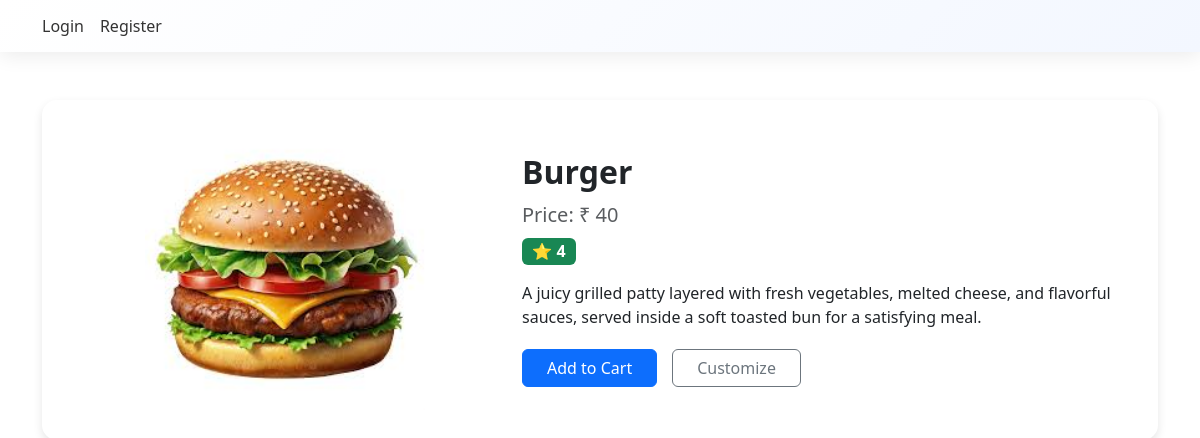
The page /1 on the database its author committed.
### foodsapp/models.py (models this page shows, shortened)
class FoodItems(models.Model):
    Catageries = [
        ("PIZZA","Pizza"),
        ("BURGER","Burger"),
        ("FRENCH FRIES","French Fries"),
        ("DESSARTS","Dessarts"),
        ("BREVERAGES","Breverages"),
        ("BRIYANI","Briyani")
    ]
    name = models.CharField(max_length=100)
    price = models.IntegerField()
    rating = models.IntegerField()
    foodimg = models.ImageField(upload_to = "foodimg/",blank=True,null = True)
    description = models.TextField()
    catogery = models.CharField(max_length=100,choices=Catageries)

### foodsapp/views.py (the view)
# urls.py: path('<int:id>',views.Food_details),
def Food_details(request, id):
    food = get_object_or_404(FoodItems, id=id)
    return render(request, "foods/foodDetails.html", {"fooditems": food})

### foodsapp/context_processors.py (called while the page is built)
def cart_item_count(request):
    count = 0
    if request.user.is_authenticated:
        count = Cart.objects.count()
    return {"cart_count": count}

### templates/foods/foodDetails.html (shortened to what this page needs)
{% extends 'base.html' %}
{% block content %}
<div class="container mt-5">
    <div class="food-detail-card">
        <div class="row align-items-center">
            <div class="col-md-5 text-center">
                {% if fooditems.foodimg %}
                    <img src="{{ fooditems.foodimg.url }}" class="food-img" alt="{{ fooditems.name }}">
                {% else %}
                    <p>No Image Available</p>
                {% endif %}
            </div>
            <div class="col-md-7 food-info">
                <h2>{{ fooditems.name }}</h2>
                <p class="text-muted fs-5">Price: ₹ {{ fooditems.price }}</p>
                <p>
                    <span class="badge bg-success fs-6">
                        ⭐ {{ fooditems.rating }}
                    </span>
                </p>
                <p class="mt-3">
                    {{ fooditems.description }}
                </p>
                <div class="action-buttons">
                    <a href="{% url 'foodsapp:add_to_cart' fooditems.id %}" class="btn btn-primary px-4">
                        Add to Cart
                    </a>
                    <a href="{% url 'foodsapp:customizeFood' fooditems.id %}" class="btn btn-outline-secondary px-4">
                        Customize
                    </a>
                </div>
            </div>
        </div>
    </div>
</div>
{% endblock %}

### templates/foods/foodDetails.html (style rules this page uses)
.food-detail-card { padding: 30px; border-radius: 15px; box-shadow: 0 4px 10px rgba(0,0,0,0.1); }
.food-img { width: 100%; height: 280px; object-fit: contain; border-radius: 15px; }
.food-info h2 { font-weight: bold; }
.food-info p { margin-bottom: 8px; }
.action-buttons { margin-top: 20px; display: flex; gap: 15px; }

### rows shown on the page
FoodItems: foodimg (picture), name "Burger", price "40", rating "4", description "A juicy grilled patty layered with fresh vegetables, melted cheese, and flavorful sauces, served inside a soft toasted bun for a satisfying meal."
